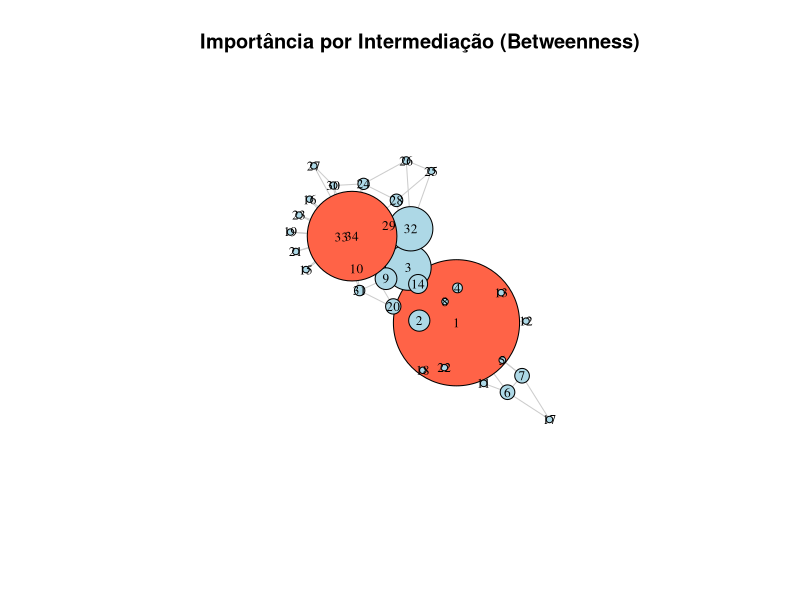

Write the R code that produced this figure.
# 1. Carregando a biblioteca e a rede
library(igraph)
g <- make_graph("Zachary")

# ==========================================
# 2. CALCULANDO AS MÉTRICAS DE CENTRALIDADE
# ==========================================

# A. Centralidade de Grau (Degree)
centralidade_grau <- degree(g)

# B. Centralidade de Intermediação (Betweenness)
centralidade_intermediacao <- betweenness(g)

# C. Centralidade de Autovetor (Eigenvector)
# O igraph retorna uma lista, extraímos apenas os valores ($vector)
centralidade_autovetor <- eigen_centrality(g)$vector

# ==========================================
# 3. IDENTIFICANDO OS NÓS VENCEDORES
# ==========================================

no_maior_grau <- which.max(centralidade_grau)
no_maior_intermediacao <- which.max(centralidade_intermediacao)
no_maior_autovetor <- which.max(centralidade_autovetor)

cat("=== OS NÓS MAIS IMPORTANTES ===\n")
cat("Maior Grau (Popularidade): Nó", no_maior_grau, "\n")
cat("Maior Intermediação (Controle de Pontes): Nó", no_maior_intermediacao, "\n")
cat("Maior Autovetor (Influência/Status): Nó", no_maior_autovetor, "\n\n")

# ==========================================
# 4. VISUALIZAÇÃO DO PODER (INTERMEDIAÇÃO)
# ==========================================
# Vamos plotar a rede fazendo com que o tamanho de cada nó 
# seja proporcional à sua centralidade de intermediação.

# Multiplicamos por um fator (ex: 0.5) e somamos uma base (ex: 5) 
# apenas para os nós não ficarem gigantescos ou minúsculos no gráfico.
tamanhos_nos <- (centralidade_intermediacao * 0.4) + 5

# Cores dos nós: Vamos pintar o Nó 1 e o Nó 34 de vermelho para destacá-los, e o resto de azul.
cores_nos <- rep("lightblue", vcount(g))
cores_nos[c(1, 34)] <- "tomato"

plot(g, 
     main = "Importância por Intermediação (Betweenness)",
     vertex.size = tamanhos_nos, 
     vertex.color = cores_nos,
     vertex.label.cex = 0.8,
     vertex.label.color = "black",
     edge.color = "gray80")
